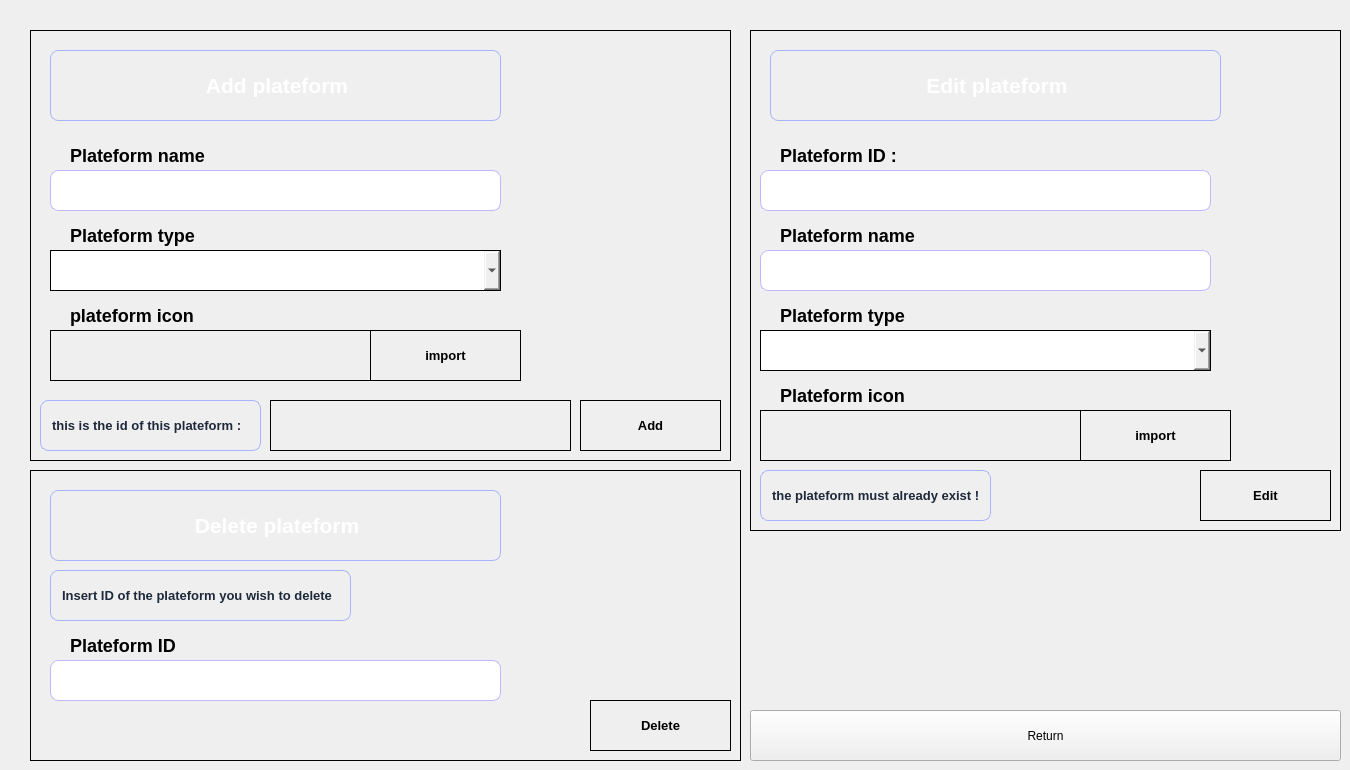
      <widget class="QWidget" name="aedplatform">
       <widget class="QWidget" name="adduserinstawidg_2" native="true">
        <property name="geometry">
         <rect>
          <x>30</x>
          <y>30</y>
          <width>701</width>
          <height>431</height>
         </rect>
        </property>
        <property name="styleSheet">
         <string notr="true">background: qlineargradient(x1:0, y1:0, x2:1, y2:1,
                            stop:0 #8B5CF6,   /* lighter purple */
                            stop:1 #60A5FA); /* lighter blue   */

border: 1px solid;  /* thinner border */
    font-size: 13px;
    font-weight: 700;</string>
        </property>
        <widget class="QLabel" name="adduserlabelapp_2">
         <property name="geometry">
          <rect>
           <x>20</x>
           <y>20</y>
           <width>451</width>
           <height>71</height>
          </rect>
         </property>
         <property name="styleSheet">
          <string notr="true">    color: white;                     /* dark slate text for clarity */
    font-size: 13px;
    font-weight: 700;
    padding: 4px 8px;

    border: 1px solid #A5B4FC;          /* thin lavender-indigo border */
    border-radius: 8px;                 /* subtle rounded shape */</string>
         </property>
         <property name="text">
          <string>&lt;html&gt;&lt;head/&gt;&lt;body&gt;&lt;p align=&quot;center&quot;&gt;&lt;span style=&quot; font-size:16pt;&quot;&gt;Add plateform&lt;/span&gt;&lt;/p&gt;&lt;/body&gt;&lt;/html&gt;</string>
         </property>
        </widget>
        <widget class="QCheckBox" name="idaddlabelapp_2">
         <property name="geometry">
          <rect>
           <x>20</x>
           <y>100</y>
           <width>351</width>
           <height>51</height>
          </rect>
         </property>
         <property name="styleSheet">
          <string notr="true">font-size:18px;
background:transparent;
border: 0px solid;  /* thinner border */</string>
         </property>
         <property name="text">
          <string>Plateform name</string>
         </property>
         <property name="checkable">
          <bool>false</bool>
         </property>
         <property name="checked">
          <bool>false</bool>
         </property>
        </widget>
        <widget class="QPushButton" name="addplat">
         <property name="geometry">
          <rect>
           <x>550</x>
           <y>370</y>
           <width>141</width>
           <height>51</height>
          </rect>
         </property>
         <property name="styleSheet">
          <string notr="true">
    background: qlineargradient(
        x1:0, y1:0, x2:1, y2:1,
        stop:0 #7C3AED,   /* purple */
        stop:1 #3B82F6    /* blue */
    );
    color: white;                /* text color */
    font-weight: bold;
    border: none;                /* no border line */
    border-radius: 18px;         /* rounded corners */
    padding: 8px 18px;           /* space inside */
}

/* Hover */
QPushButton:hover {
    background: qlineargradient(
        x1:0, y1:0, x2:1, y2:1,
        stop:0 #9D5CFF,   /* lighter purple */
        stop:1 #60A5FA    /* lighter blue */
    );
}

/* Pressed */
QPushButton:pressed {
    background: qlineargradient(
        x1:0, y1:0, x2:1, y2:1,
        stop:0 #5B21B6,   /* darker purple */
        stop:1 #1E40AF    /* darker blue */
    );

</string>
         </property>
         <property name="text">
          <string>Add</string>
         </property>
         <property name="icon">
          <iconset theme="QIcon::ThemeIcon::DocumentSave"/>
         </property>
        </widget>
        <widget class="QLineEdit" name="platnameadd">
         <property name="geometry">
          <rect>
           <x>20</x>
           <y>140</y>
           <width>451</width>
           <height>41</height>
          </rect>
         </property>
         <property name="styleSheet">
          <string notr="true">QLineEdit {
    background-color: #FFFFFF;       /* white input background */
    color: #1E293B;                  /* dark text for clarity */
    font-size: 13px;
    padding: 6px 10px;

    border: 1px solid #C4B5FD;       /* thin violet border */
    border-radius: 8px;              /* smooth rounded corners */
}

/* Placeholder text */
QLineEdit::placeholder {
    color: #9CA3AF;                  /* subtle grey placeholder */
    font-style: italic;
}
QLineEdit:focus {
    border: 1px solid #7C3AED;       /* stronger purple when active */
    outline: none;
}
</string>
         </property>
         <property name="text">
          <string/>
         </property>
         <property name="placeholderText">
          <string/>
         </property>
        </widget>
        <widget class="QCheckBox" name="useraddinstalabel_2">
         <property name="geometry">
          <rect>
           <x>20</x>
           <y>180</y>
           <width>351</width>
           <height>51</height>
          </rect>
         </property>
         <property name="styleSheet">
          <string notr="true">font-size:18px;
background:transparent;
border: 0px solid;  /* thinner border */</string>
         </property>
         <property name="text">
          <string>Plateform type</string>
         </property>
        </widget>
        <widget class="QCheckBox" name="subaddinstalabel_2">
         <property name="geometry">
          <rect>
           <x>20</x>
           <y>260</y>
           <width>351</width>
           <height>51</height>
          </rect>
         </property>
         <property name="styleSheet">
          <string notr="true">font-size:18px;
background:transparent;
border: 0px solid;  /* thinner border */</string>
         </property>
         <property name="text">
          <string>plateform icon</string>
         </property>
        </widget>
        <widget class="QLabel" name="warningaddinsta_2">
         <property name="geometry">
          <rect>
           <x>10</x>
           <y>370</y>
           <width>221</width>
           <height>51</height>
          </rect>
         </property>
         <property name="styleSheet">
          <string notr="true">QLabel {


    color: #1E293B;                     /* dark slate text for clarity */
    font-size: 13px;
    font-weight: 700;
    padding: 4px 8px;

    border: 1px solid #A5B4FC;          /* thin lavender-indigo border */
    border-radius: 8px;                 /* subtle rounded shape */
}
</string>
         </property>
         <property name="text">
          <string>this is the id of this plateform : </string>
         </property>
        </widget>
        <widget class="QComboBox" name="ctypeplatadd">
         <property name="geometry">
          <rect>
           <x>20</x>
           <y>220</y>
           <width>451</width>
           <height>41</height>
          </rect>
         </property>
         <property name="styleSheet">
          <string notr="true">QLineEdit {
    background-color: #FFFFFF;       /* white input background */
    color: #1E293B;                  /* dark text for clarity */
    font-size: 13px;
    padding: 6px 10px;

    border: 1px solid #C4B5FD;       /* thin violet border */
    border-radius: 8px;              /* smooth rounded corners */
}

/* Placeholder text */
QLineEdit::placeholder {
    color: #9CA3AF;                  /* subtle grey placeholder */
    font-style: italic;
}
QLineEdit:focus {
    border: 1px solid #7C3AED;       /* stronger purple when active */
    outline: none;
}
</string>
         </property>
        </widget>
        <widget class="QLabel" name="imageaddplat">
         <property name="geometry">
          <rect>
           <x>20</x>
           <y>300</y>
           <width>471</width>
           <height>51</height>
          </rect>
         </property>
         <property name="text">
          <string/>
         </property>
        </widget>
        <widget class="QPushButton" name="importaddplat">
         <property name="geometry">
          <rect>
           <x>340</x>
           <y>300</y>
           <width>151</width>
           <height>51</height>
          </rect>
         </property>
         <property name="styleSheet">
          <string notr="true">
    background: qlineargradient(
        x1:0, y1:0, x2:1, y2:1,
        stop:0 #7C3AED,   /* purple */
        stop:1 #3B82F6    /* blue */
    );
    color: white;                /* text color */
    font-weight: bold;
    border: none;                /* no border line */
    border-radius: 18px;         /* rounded corners */
    padding: 8px 18px;           /* space inside */
}

/* Hover */
QPushButton:hover {
    background: qlineargradient(
        x1:0, y1:0, x2:1, y2:1,
        stop:0 #9D5CFF,   /* lighter purple */
        stop:1 #60A5FA    /* lighter blue */
    );
}

/* Pressed */
QPushButton:pressed {
    background: qlineargradient(
        x1:0, y1:0, x2:1, y2:1,
        stop:0 #5B21B6,   /* darker purple */
        stop:1 #1E40AF    /* darker blue */
    );

</string>
         </property>
         <property name="text">
          <string>import</string>
         </property>
         <property name="icon">
          <iconset theme="QIcon::ThemeIcon::EditRedo"/>
         </property>
        </widget>
        <widget class="QLabel" name="idaddplat">
         <property name="geometry">
          <rect>
           <x>240</x>
           <y>370</y>
           <width>301</width>
           <height>51</height>
          </rect>
         </property>
         <property name="text">
          <string/>
         </property>
         <property name="textFormat">
          <enum>Qt::TextFormat::AutoText</enum>
         </property>
        </widget>
       </widget>
       <widget class="QWidget" name="edituserinstawidg_2" native="true">
        <property name="geometry">
         <rect>
          <x>750</x>
          <y>30</y>
          <width>591</width>
          <height>501</height>
         </rect>
        </property>
        <property name="styleSheet">
         <string notr="true">background: qlineargradient(x1:0, y1:0, x2:1, y2:1,
                            stop:0 #8B5CF6,   /* lighter purple */
                            stop:1 #60A5FA); /* lighter blue   */

border: 1px solid;  /* thinner border */
    font-size: 13px;
    font-weight: 700;</string>
        </property>
        <widget class="QLabel" name="edituserinstalabel_2">
         <property name="geometry">
          <rect>
           <x>20</x>
           <y>20</y>
           <width>451</width>
           <height>71</height>
          </rect>
         </property>
         <property name="styleSheet">
          <string notr="true">    color: white;                     /* dark slate text for clarity */
    font-size: 13px;
    font-weight: 700;
    padding: 4px 8px;

    border: 1px solid #A5B4FC;          /* thin lavender-indigo border */
    border-radius: 8px;                 /* subtle rounded shape */</string>
         </property>
         <property name="text">
          <string>&lt;html&gt;&lt;head/&gt;&lt;body&gt;&lt;p align=&quot;center&quot;&gt;&lt;span style=&quot; font-size:16pt;&quot;&gt;Edit plateform&lt;/span&gt;&lt;/p&gt;&lt;/body&gt;&lt;/html&gt;</string>
         </property>
        </widget>
        <widget class="QPushButton" name="editplat">
         <property name="geometry">
          <rect>
           <x>450</x>
           <y>440</y>
           <width>131</width>
           <height>51</height>
          </rect>
         </property>
         <property name="styleSheet">
          <string notr="true">
    background: qlineargradient(
        x1:0, y1:0, x2:1, y2:1,
        stop:0 #7C3AED,   /* purple */
        stop:1 #3B82F6    /* blue */
    );
    color: white;                /* text color */
    font-weight: bold;
    border: none;                /* no border line */
    border-radius: 18px;         /* rounded corners */
    padding: 8px 18px;           /* space inside */
}

/* Hover */
QPushButton:hover {
    background: qlineargradient(
        x1:0, y1:0, x2:1, y2:1,
        stop:0 #9D5CFF,   /* lighter purple */
        stop:1 #60A5FA    /* lighter blue */
    );
}

/* Pressed */
QPushButton:pressed {
    background: qlineargradient(
        x1:0, y1:0, x2:1, y2:1,
        stop:0 #5B21B6,   /* darker purple */
        stop:1 #1E40AF    /* darker blue */
    );

</string>
         </property>
         <property name="text">
          <string>Edit</string>
         </property>
         <property name="icon">
          <iconset theme="QIcon::ThemeIcon::MailMessageNew"/>
         </property>
        </widget>
        <widget class="QLabel" name="warninginstaedit_2">
         <property name="geometry">
          <rect>
           <x>10</x>
           <y>440</y>
           <width>231</width>
           <height>51</height>
          </rect>
         </property>
         <property name="styleSheet">
          <string notr="true">QLabel {


    color: #1E293B;                     /* dark slate text for clarity */
    font-size: 13px;
    font-weight: 700;
    padding: 4px 8px;

    border: 1px solid #A5B4FC;          /* thin lavender-indigo border */
    border-radius: 8px;                 /* subtle rounded shape */
}
</string>
         </property>
         <property name="text">
          <string>the plateform must already exist !</string>
         </property>
        </widget>
        <widget class="QCheckBox" name="ideditinstalabel_2">
         <property name="geometry">
          <rect>
           <x>10</x>
           <y>100</y>
           <width>351</width>
           <height>51</height>
          </rect>
         </property>
         <property name="styleSheet">
          <string notr="true">font-size:18px;
background:transparent;
border: 0px solid;  /* thinner border */</string>
         </property>
         <property name="text">
          <string>Plateform ID :</string>
         </property>
         <property name="checkable">
          <bool>false</bool>
         </property>
         <property name="checked">
          <bool>false</bool>
         </property>
        </widget>
        <widget class="QCheckBox" name="usereditinstalabel_2">
         <property name="geometry">
          <rect>
           <x>10</x>
           <y>180</y>
           <width>351</width>
           <height>51</height>
          </rect>
         </property>
         <property name="styleSheet">
          <string notr="true">font-size:18px;
background:transparent;
border: 0px solid;  /* thinner border */</string>
         </property>
         <property name="text">
          <string>Plateform name</string>
         </property>
        </widget>
        <widget class="QLineEdit" name="ideditplat">
         <property name="geometry">
          <rect>
           <x>10</x>
           <y>140</y>
           <width>451</width>
           <height>41</height>
          </rect>
         </property>
         <property name="styleSheet">
          <string notr="true">QLineEdit {
    background-color: #FFFFFF;       /* white input background */
    color: #1E293B;                  /* dark text for clarity */
    font-size: 13px;
    padding: 6px 10px;

    border: 1px solid #C4B5FD;       /* thin violet border */
    border-radius: 8px;              /* smooth rounded corners */
}

/* Placeholder text */
QLineEdit::placeholder {
    color: #9CA3AF;                  /* subtle grey placeholder */
    font-style: italic;
}
QLineEdit:focus {
    border: 1px solid #7C3AED;       /* stronger purple when active */
    outline: none;
}
</string>
         </property>
         <property name="text">
          <string/>
         </property>
         <property name="placeholderText">
          <string/>
         </property>
        </widget>
        <widget class="QCheckBox" name="subeditinstalabel_2">
         <property name="geometry">
          <rect>
           <x>10</x>
           <y>260</y>
           <width>351</width>
           <height>51</height>
          </rect>
         </property>
         <property name="styleSheet">
          <string notr="true">font-size:18px;
background:transparent;
border: 0px solid;  /* thinner border */</string>
         </property>
         <property name="text">
          <string>Plateform type</string>
         </property>
        </widget>
        <widget class="QLineEdit" name="nameeditplat">
         <property name="geometry">
          <rect>
           <x>10</x>
           <y>220</y>
           <width>451</width>
           <height>41</height>
          </rect>
         </property>
         <property name="styleSheet">
          <string notr="true">QLineEdit {
    background-color: #FFFFFF;       /* white input background */
    color: #1E293B;                  /* dark text for clarity */
    font-size: 13px;
    padding: 6px 10px;

    border: 1px solid #C4B5FD;       /* thin violet border */
    border-radius: 8px;              /* smooth rounded corners */
}

/* Placeholder text */
QLineEdit::placeholder {
    color: #9CA3AF;                  /* subtle grey placeholder */
    font-style: italic;
}
QLineEdit:focus {
    border: 1px solid #7C3AED;       /* stronger purple when active */
    outline: none;
}
</string>
         </property>
         <property name="text">
          <string/>
         </property>
         <property name="placeholderText">
          <string/>
         </property>
        </widget>
        <widget class="QCheckBox" name="subeditinstalabel_3">
         <property name="geometry">
          <rect>
           <x>10</x>
           <y>340</y>
           <width>351</width>
           <height>51</height>
          </rect>
         </property>
         <property name="styleSheet">
          <string notr="true">font-size:18px;
background:transparent;
border: 0px solid;  /* thinner border */</string>
         </property>
         <property name="text">
          <string>Plateform icon</string>
         </property>
        </widget>
        <widget class="QLabel" name="imageeditplat">
         <property name="geometry">
          <rect>
           <x>10</x>
           <y>380</y>
           <width>471</width>
           <height>51</height>
          </rect>
         </property>
         <property name="text">
          <string/>
         </property>
        </widget>
        <widget class="QPushButton" name="importeditplat">
         <property name="geometry">
          <rect>
           <x>330</x>
           <y>380</y>
           <width>151</width>
           <height>51</height>
          </rect>
         </property>
         <property name="styleSheet">
          <string notr="true">
    background: qlineargradient(
        x1:0, y1:0, x2:1, y2:1,
        stop:0 #7C3AED,   /* purple */
        stop:1 #3B82F6    /* blue */
    );
    color: white;                /* text color */
    font-weight: bold;
    border: none;                /* no border line */
    border-radius: 18px;         /* rounded corners */
    padding: 8px 18px;           /* space inside */
}

/* Hover */
QPushButton:hover {
    background: qlineargradient(
        x1:0, y1:0, x2:1, y2:1,
        stop:0 #9D5CFF,   /* lighter purple */
        stop:1 #60A5FA    /* lighter blue */
    );
}

/* Pressed */
QPushButton:pressed {
    background: qlineargradient(
        x1:0, y1:0, x2:1, y2:1,
        stop:0 #5B21B6,   /* darker purple */
        stop:1 #1E40AF    /* darker blue */
    );

</string>
         </property>
         <property name="text">
          <string>import</string>
         </property>
         <property name="icon">
          <iconset theme="QIcon::ThemeIcon::EditRedo"/>
         </property>
        </widget>
        <widget class="QComboBox" name="ctypeeditplat">
         <property name="geometry">
          <rect>
           <x>10</x>
           <y>300</y>
           <width>451</width>
           <height>41</height>
          </rect>
         </property>
         <property name="styleSheet">
          <string notr="true">QLineEdit {
    background-color: #FFFFFF;       /* white input background */
    color: #1E293B;                  /* dark text for clarity */
    font-size: 13px;
    padding: 6px 10px;

    border: 1px solid #C4B5FD;       /* thin violet border */
    border-radius: 8px;              /* smooth rounded corners */
}

/* Placeholder text */
QLineEdit::placeholder {
    color: #9CA3AF;                  /* subtle grey placeholder */
    font-style: italic;
}
QLineEdit:focus {
    border: 1px solid #7C3AED;       /* stronger purple when active */
    outline: none;
}
</string>
         </property>
        </widget>
       </widget>
       <widget class="QWidget" name="instadeletewidg_2" native="true">
        <property name="geometry">
         <rect>
          <x>30</x>
          <y>470</y>
          <width>711</width>
          <height>291</height>
         </rect>
        </property>
        <property name="styleSheet">
         <string notr="true">background: qlineargradient(x1:0, y1:0, x2:1, y2:1,
                            stop:0 #8B5CF6,   /* lighter purple */
                            stop:1 #60A5FA); /* lighter blue   */

border: 1px solid;  /* thinner border */
    font-size: 13px;
    font-weight: 700;</string>
        </property>
        <widget class="QLabel" name="deleteuserinstalabel_2">
         <property name="geometry">
          <rect>
           <x>20</x>
           <y>20</y>
           <width>451</width>
           <height>71</height>
          </rect>
         </property>
         <property name="styleSheet">
          <string notr="true">    color: white;                     /* dark slate text for clarity */
    font-size: 13px;
    font-weight: 700;
    padding: 4px 8px;

    border: 1px solid #A5B4FC;          /* thin lavender-indigo border */
    border-radius: 8px;                 /* subtle rounded shape */</string>
         </property>
         <property name="text">
          <string>&lt;html&gt;&lt;head/&gt;&lt;body&gt;&lt;p align=&quot;center&quot;&gt;&lt;span style=&quot; font-size:16pt;&quot;&gt;Delete plateform&lt;/span&gt;&lt;/p&gt;&lt;/body&gt;&lt;/html&gt;</string>
         </property>
        </widget>
        <widget class="QPushButton" name="deleteplat">
         <property name="geometry">
          <rect>
           <x>560</x>
           <y>230</y>
           <width>141</width>
           <height>51</height>
          </rect>
         </property>
         <property name="styleSheet">
          <string notr="true">
    background: qlineargradient(
        x1:0, y1:0, x2:1, y2:1,
        stop:0 #7C3AED,   /* purple */
        stop:1 #3B82F6    /* blue */
    );
    color: white;                /* text color */
    font-weight: bold;
    border: none;                /* no border line */
    border-radius: 18px;         /* rounded corners */
    padding: 8px 18px;           /* space inside */
}

/* Hover */
QPushButton:hover {
    background: qlineargradient(
        x1:0, y1:0, x2:1, y2:1,
        stop:0 #9D5CFF,   /* lighter purple */
        stop:1 #60A5FA    /* lighter blue */
    );
}

/* Pressed */
QPushButton:pressed {
    background: qlineargradient(
        x1:0, y1:0, x2:1, y2:1,
        stop:0 #5B21B6,   /* darker purple */
        stop:1 #1E40AF    /* darker blue */
    );

</string>
         </property>
         <property name="text">
          <string>Delete</string>
         </property>
         <property name="icon">
          <iconset theme="QIcon::ThemeIcon::EditDelete"/>
         </property>
        </widget>
        <widget class="QCheckBox" name="iddeleteinstalabel_2">
         <property name="geometry">
          <rect>
           <x>20</x>
           <y>150</y>
           <width>351</width>
           <height>51</height>
          </rect>
         </property>
         <property name="styleSheet">
          <string notr="true">font-size:18px;
background:transparent;
border: 0px solid;  /* thinner border */</string>
         </property>
         <property name="text">
          <string>Plateform ID</string>
         </property>
        </widget>
        <widget class="QLabel" name="warningdeleteinsta_2">
         <property name="geometry">
          <rect>
           <x>20</x>
           <y>100</y>
           <width>301</width>
           <height>51</height>
          </rect>
         </property>
         <property name="styleSheet">
          <string notr="true">QLabel {


    color: #1E293B;                     /* dark slate text for clarity */
    font-size: 13px;
    font-weight: 700;
    padding: 4px 8px;

    border: 1px solid #A5B4FC;          /* thin lavender-indigo border */
    border-radius: 8px;                 /* subtle rounded shape */
}
</string>
         </property>
         <property name="text">
          <string>Insert ID of the plateform you wish to delete</string>
         </property>
        </widget>
        <widget class="QLineEdit" name="iddeleteplat">
         <property name="geometry">
          <rect>
           <x>20</x>
           <y>190</y>
           <width>451</width>
           <height>41</height>
          </rect>
         </property>
         <property name="styleSheet">
          <string notr="true">QLineEdit {
    background-color: #FFFFFF;       /* white input background */
    color: #1E293B;                  /* dark text for clarity */
    font-size: 13px;
    padding: 6px 10px;

    border: 1px solid #C4B5FD;       /* thin violet border */
    border-radius: 8px;              /* smooth rounded corners */
}

/* Placeholder text */
QLineEdit::placeholder {
    color: #9CA3AF;                  /* subtle grey placeholder */
    font-style: italic;
}
QLineEdit:focus {
    border: 1px solid #7C3AED;       /* stronger purple when active */
    outline: none;
}
</string>
         </property>
         <property name="text">
          <string/>
         </property>
         <property name="placeholderText">
          <string/>
         </property>
        </widget>
       </widget>
       <widget class="QPushButton" name="returnplat">
        <property name="geometry">
         <rect>
          <x>750</x>
          <y>710</y>
          <width>591</width>
          <height>51</height>
         </rect>
        </property>
        <property name="styleSheet">
         <string notr="true">
    background: qlineargradient(
        x1:0, y1:0, x2:1, y2:1,
        stop:0 #7C3AED,   /* purple */
        stop:1 #3B82F6    /* blue */
    );
    color: white;                /* text color */
    font-weight: bold;
    border: none;                /* no border line */
    border-radius: 18px;         /* rounded corners */
    padding: 8px 18px;           /* space inside */
}

/* Hover */
QPushButton:hover {
    background: qlineargradient(
        x1:0, y1:0, x2:1, y2:1,
        stop:0 #9D5CFF,   /* lighter purple */
        stop:1 #60A5FA    /* lighter blue */
    );
}

/* Pressed */
QPushButton:pressed {
    background: qlineargradient(
        x1:0, y1:0, x2:1, y2:1,
        stop:0 #5B21B6,   /* darker purple */
        stop:1 #1E40AF    /* darker blue */
    );

</string>
        </property>
        <property name="text">
         <string>Return</string>
        </property>
        <property name="icon">
         <iconset theme="QIcon::ThemeIcon::DocumentRevert"/>
        </property>
       </widget>
      </widget>
